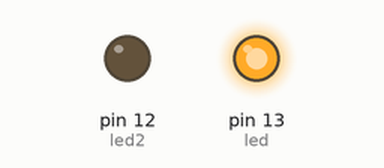
This sketch was run on a simulated Arduino Uno, built with avr-gcc and run on an emulated ATmega328P. Shown: output pins drawn as LEDs (lit = HIGH).

Above: at 0.2 s.
At 1.7 s:
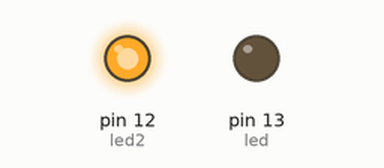
At 4.0 s:
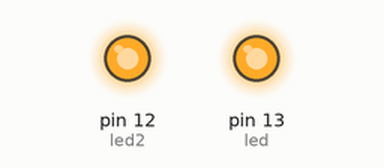
At 5.5 s:
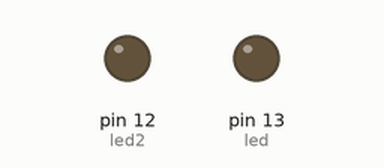
Timing chart, 0 to 6.9 s (numbered marks = the images above):
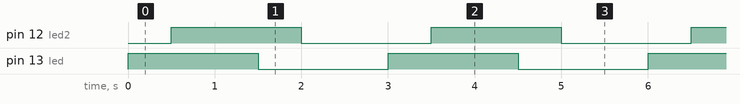

Measured:
- by itself, pin 12 (led2), pin 13 (led): alternates HIGH for 1.5 s and LOW for 1.5 s
- by itself, everything shown: repeats every 3.0 s, in 4 steps

The sketch:

leds.ino
```cpp
int led = 13;
int led2 = 12;

void setup() {
  // initialize digital pin LED_BUILTIN as an output.
  pinMode(led, OUTPUT);
  pinMode(led2, OUTPUT);
}

// the loop function runs over and over again forever
void loop() {
  digitalWrite(led, HIGH);
  delay(500);
  digitalWrite(led2, HIGH);// turn the LED on (HIGH is the voltage level)
  delay(1000);                       // wait for a second
  digitalWrite(led, LOW);
  delay(500);
  digitalWrite(led2, LOW);// turn the LED off by making the voltage LOW
  delay(1000);                       // wait for a second
}
```
